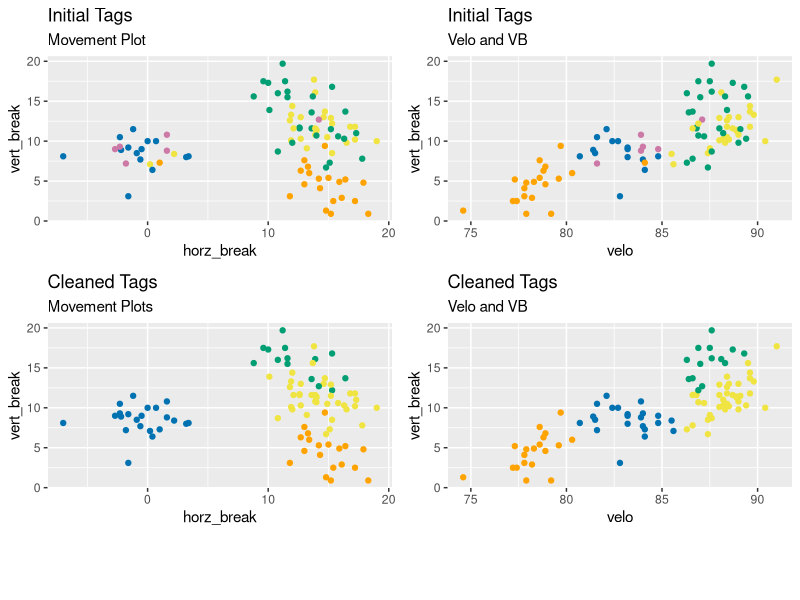

R code for this plot:
library(e1071) #for svm function
library(magrittr) #for %>%
library(dplyr) #for summarize and filter
library(ggplot2) #for the pitch label comparison visuals
library(cowplot) #for plot_grid

init_data = read.csv('sample_data.csv') #required column names are pitcher_id, initial_pitch_type, velo, vert_break, horz_break

init_data = init_data %>% 
  filter_at(vars(velo,vert_break, horz_break),any_vars(!is.na(.))) %>%
  mutate(initial_pitch_type = as.factor(initial_pitch_type))

#Function to Createa a Separate SVM Model for each pitcher - to customize pitch tags to their unique clusters and pitch types
tag_cleaner <- function(spec_pitcher_id){
  print(spec_pitcher_id)
  #Filter to just specific pitcher and remove any pitches with NAs in Velo, HB, VB 
  pdata <- init_data %>% filter(pitcher_id == spec_pitcher_id)  

  #Create the training dataset - just the tagged pitches and only the specific columns
  predvars <-pdata %>% filter(!is.na(initial_pitch_type))
  
  #Fit the SVM and then predict the new tags - parameters manually set through trial and error to achieve the desired effect
  svmfit = svm(initial_pitch_type ~ velo + vert_break + horz_break, data = predvars, kernel = "linear", cost = 0.5, scale = TRUE)
  pdata$svm_pitch_type <- predict(svmfit, pdata)
  
  return(pdata)
}  

#Create a Grid of ggplot's illustrating the initial and cleaned pitch tags
visualize_tag_adjustments <- function(spec_pitcher_id){
  spec_pitcher_data = output %>% filter(pitcher_id == spec_pitcher_id)
  
  #define a consistent color scale for pitch tags - across the different plots here - with only the relevant pitch types in the legend
  colors_for_scale = c('#0072b2', "#ffa300", '#009e73', '#F0E442', '#CC79A7', '#9d79cc', '#3dad26', "#fc3535", 'gray50', '#000000')
  names(colors_for_scale) <- unique(spec_pitcher_data$initial_pitch_type)
  pitch_type_color_scale <- scale_colour_manual(name = "Pitch Type", values = colors_for_scale)
  
  plot1 = spec_pitcher_data %>% ggplot(aes(x = horz_break, y= vert_break)) + geom_point(aes(color = initial_pitch_type)) + 
    ggtitle('Initial Tags', 'Movement Plot') + pitch_type_color_scale + theme(legend.position="none")
  plot2 = spec_pitcher_data %>% ggplot(aes(x = velo, y= vert_break)) + geom_point(aes(color = initial_pitch_type)) + 
    ggtitle('Initial Tags', 'Velo and VB') + pitch_type_color_scale + theme(legend.position="none")

  plot3 = spec_pitcher_data %>% ggplot(aes(x = horz_break, y= vert_break)) + geom_point(aes(color = svm_pitch_type))  + 
    ggtitle('Cleaned Tags', 'Movement Plots') + pitch_type_color_scale + theme(legend.position="none")
  plot4 = spec_pitcher_data %>% ggplot(aes(x = velo, y= vert_break)) + geom_point(aes(color = svm_pitch_type)) + 
    ggtitle('Cleaned Tags', 'Velo and VB') + pitch_type_color_scale + theme(legend.position="none")
  
  #Add the shared legend and create the grid of plots
  legend <- get_legend(plot1 + theme(legend.position = 'bottom', legend.spacing.x = unit(0.75, 'cm')))
  scatter_plots = plot_grid(plot1, plot2, plot3, plot4)
  scatter_plots = plot_grid(scatter_plots, legend, ncol = 1, rel_heights = c(8, 1))
  
  return(scatter_plots)
}


#Require at least 20 pitches of 2 pitch types, so the model has something reasonable to work with
qualifiers <- init_data %>% filter(!is.na(initial_pitch_type)) %>% group_by(pitcher_id) %>% 
  summarize(numtaggedpitches = n(), numpitches = n_distinct(initial_pitch_type)) %>% 
  filter(numtaggedpitches >= 20, numpitches >= 2)
qualifiers <- unique(qualifiers$pitcher_id)


output= bind_rows(lapply(qualifiers, tag_cleaner)) #apply function for each pitcher than merge to one dataframe

visualize_tag_adjustments('Test Athlete 1') #plot the adjustment for a specific athlete
